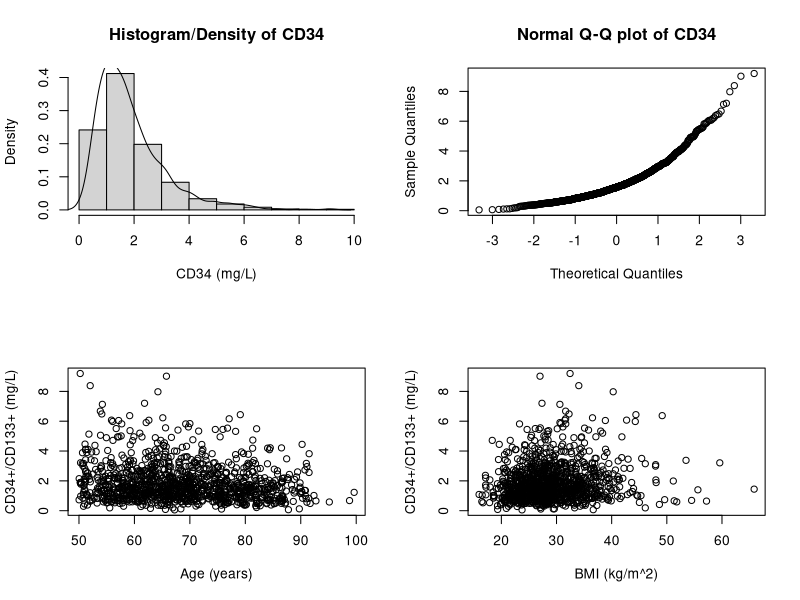
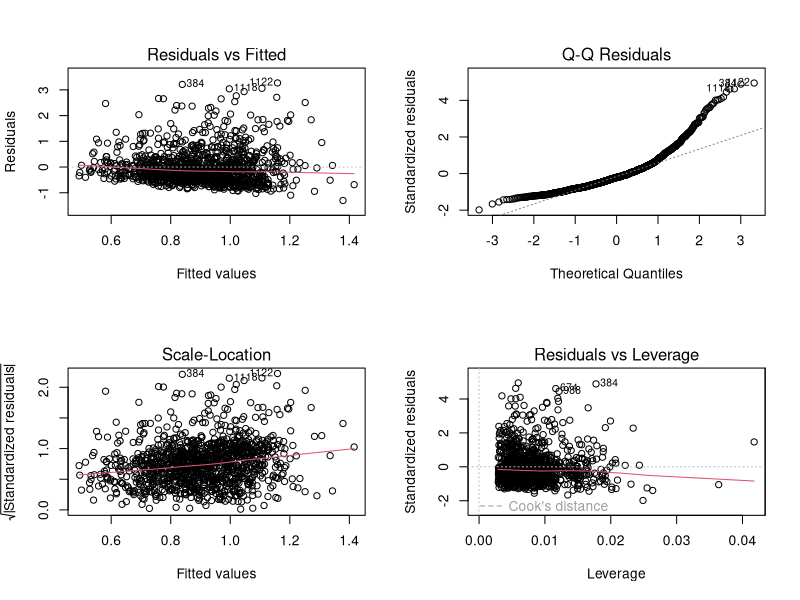

These charts were generated, in order, by the following R code:
## ---- chunk 1
library(kableExtra)
library(car)
library(kableExtra)
library(knitr)
## ---- chunk 2
getwd();
workingDir = ".";
options(stringsAsFactors = FALSE);
proj <- read.csv("ProjectA.csv",header = T);
names(proj)
head(proj)
## ---- chunk 3
corr <- cor(proj[,2:6])
kable(corr, "html") %>%
  kable_styling("striped", full_width = F)
## ---- chunk 4
par(mfrow=c(2,2))
hist(proj$CD34, # histogram
     prob = TRUE, # show densities instead of frequencies
     xlab = "CD34 (mg/L)",
     main = "Histogram/Density of CD34")
lines(density(proj$CD34)) # density plot
qqnorm(proj$CD34, main="Normal Q-Q plot of CD34")
plot(proj$Age, proj$CD34, xlab = "Age (years)", ylab= "CD34+/CD133+ (mg/L)")
plot(proj$BMI, proj$CD34, xlab = "BMI (kg/m^2)", ylab= "CD34+/CD133+ (mg/L)")

## ---- chunk 5
#fit a MLR roughly
proj$Age10 = proj$Age/10
#CD34
m2 = lm(CD133 ~ BMI + Age10 + Male + Black + HTN + DM + HC + CKD, data=proj)
a=summary(m2)
b <- as.data.frame(a$coefficients)
b$`exp(coef)` <- exp(b$Estimate)
b$`95% CI` <- paste("[", round(exp(b$Estimate-1.96*b$`Std. Error`),3), ", ", round(exp(b$Estimate+1.96*b$`Std. Error`),2), "]")
b[,1:5] <- round(b[,1:5], 2)
kbl(b, escape = F, align = "c", caption = "logistic regression for CD34") %>% kable_classic("striped", full_width = F)

par(mfrow=c(2,2))
plot(m2)
